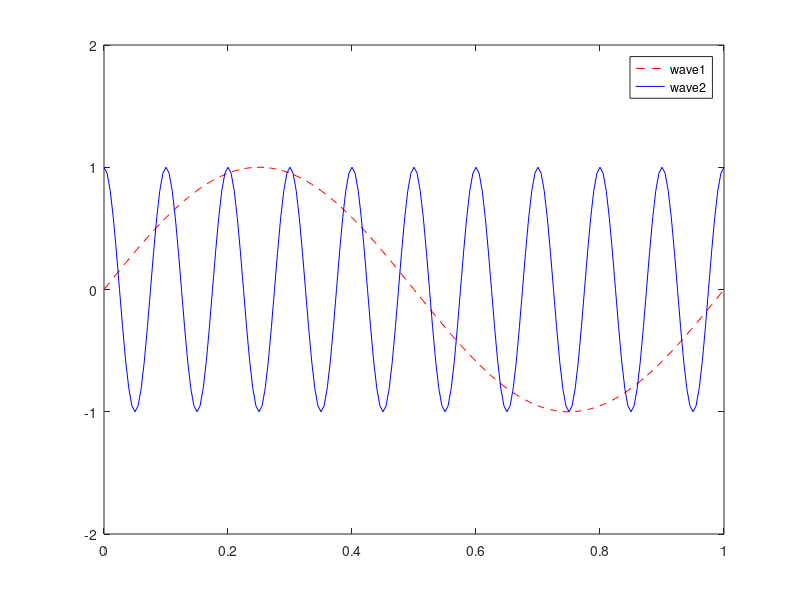

Write the MATLAB code that produced this figure.
clear all;
close all;

t = 0:1/200:1;

f1 = 1;
wave1 = sin(2*pi*f1*t);
 
f2 = 10;
wave2 = cos(2*pi*f2*t);

plot(t, wave1, 'r--');
hold on;
plot(t, wave2, 'b-');
 
legend('wave1', 'wave2');
set(gca, 'ylim', [-2 2]);
